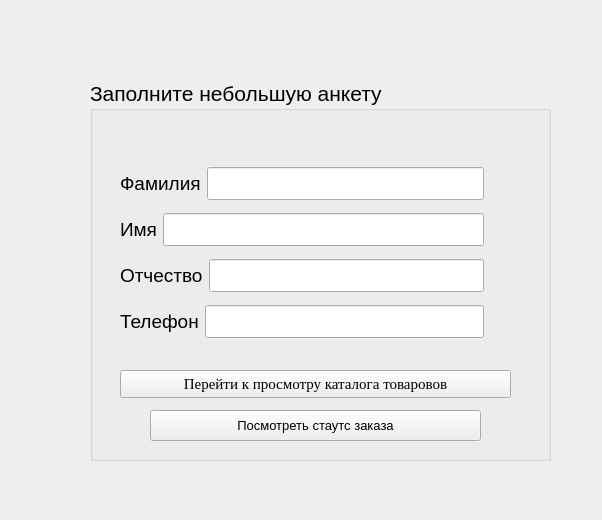
<?xml version="1.0" encoding="UTF-8"?>
<ui version="4.0">
 <class>Register</class>
 <widget class="QWidget" name="Register">
  <property name="geometry">
   <rect>
    <x>0</x>
    <y>0</y>
    <width>602</width>
    <height>520</height>
   </rect>
  </property>
  <property name="windowTitle">
   <string>Form</string>
  </property>
  <widget class="QGroupBox" name="groupBox">
   <property name="geometry">
    <rect>
     <x>90</x>
     <y>80</y>
     <width>461</width>
     <height>381</height>
    </rect>
   </property>
   <property name="font">
    <font>
     <pointsize>16</pointsize>
    </font>
   </property>
   <property name="title">
    <string>Заполните небольшую анкету</string>
   </property>
   <widget class="QPushButton" name="btnRegister">
    <property name="geometry">
     <rect>
      <x>60</x>
      <y>330</y>
      <width>331</width>
      <height>31</height>
     </rect>
    </property>
    <property name="font">
     <font>
      <pointsize>10</pointsize>
     </font>
    </property>
    <property name="text">
     <string>Посмотреть стаутс заказа</string>
    </property>
   </widget>
   <widget class="QWidget" name="layoutWidget">
    <property name="geometry">
     <rect>
      <x>30</x>
      <y>80</y>
      <width>364</width>
      <height>187</height>
     </rect>
    </property>
    <layout class="QVBoxLayout" name="verticalLayout">
     <item>
      <layout class="QHBoxLayout" name="horizontalLayout_4">
       <item>
        <widget class="QLabel" name="label">
         <property name="font">
          <font>
           <pointsize>14</pointsize>
          </font>
         </property>
         <property name="text">
          <string>Фамилия</string>
         </property>
        </widget>
       </item>
       <item>
        <widget class="QLineEdit" name="inputSurname"/>
       </item>
      </layout>
     </item>
     <item>
      <layout class="QHBoxLayout" name="horizontalLayout_3">
       <item>
        <widget class="QLabel" name="label_2">
         <property name="font">
          <font>
           <pointsize>14</pointsize>
          </font>
         </property>
         <property name="text">
          <string>Имя</string>
         </property>
        </widget>
       </item>
       <item>
        <widget class="QLineEdit" name="inputName"/>
       </item>
      </layout>
     </item>
     <item>
      <layout class="QHBoxLayout" name="horizontalLayout_2">
       <item>
        <widget class="QLabel" name="label_3">
         <property name="font">
          <font>
           <pointsize>14</pointsize>
          </font>
         </property>
         <property name="text">
          <string>Отчество</string>
         </property>
        </widget>
       </item>
       <item>
        <widget class="QLineEdit" name="inputPatronymic"/>
       </item>
      </layout>
     </item>
     <item>
      <layout class="QHBoxLayout" name="horizontalLayout">
       <item>
        <widget class="QLabel" name="label_4">
         <property name="font">
          <font>
           <pointsize>14</pointsize>
          </font>
         </property>
         <property name="text">
          <string>Телефон</string>
         </property>
        </widget>
       </item>
       <item>
        <widget class="QLineEdit" name="inputPhone"/>
       </item>
      </layout>
     </item>
    </layout>
   </widget>
   <widget class="QPushButton" name="pushButton">
    <property name="geometry">
     <rect>
      <x>30</x>
      <y>290</y>
      <width>391</width>
      <height>28</height>
     </rect>
    </property>
    <property name="font">
     <font>
      <family>Times New Roman</family>
      <pointsize>11</pointsize>
     </font>
    </property>
    <property name="text">
     <string>Перейти к просмотру каталога товаровов</string>
    </property>
   </widget>
  </widget>
  <widget class="QLabel" name="label_5">
   <property name="geometry">
    <rect>
     <x>10</x>
     <y>0</y>
     <width>581</width>
     <height>521</height>
    </rect>
   </property>
   <property name="text">
    <string/>
   </property>
   <property name="pixmap">
    <pixmap>C:/Users/ftsyb/Downloads/imgonline-com-ua-Resize-joefOmnvrd.jpg</pixmap>
   </property>
  </widget>
  <widget class="QLabel" name="label_6">
   <property name="geometry">
    <rect>
     <x>480</x>
     <y>20</y>
     <width>111</width>
     <height>121</height>
    </rect>
   </property>
   <property name="text">
    <string/>
   </property>
   <property name="pixmap">
    <pixmap>C:/Users/ftsyb/Downloads/мал лого.jpg</pixmap>
   </property>
  </widget>
  <zorder>label_5</zorder>
  <zorder>groupBox</zorder>
  <zorder>label_6</zorder>
 </widget>
 <resources/>
 <connections/>
</ui>
